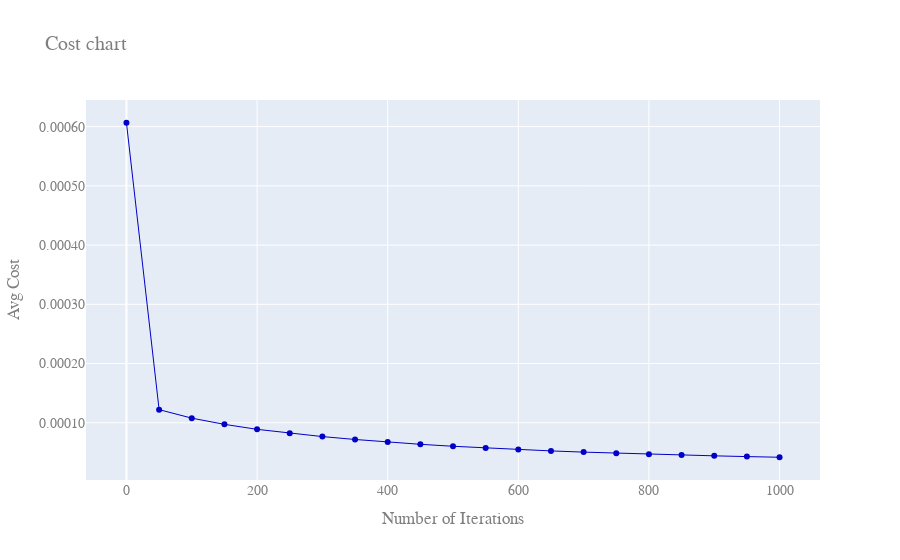

Write notebook code for a chart like this one.
### Code cell
f = create_figure()
plot_figure(f, np.mean(historic_cost,axis=0))

### Figure 1 — Plotly figure (JSON) as saved in the notebook; plotly's stock layout.template omitted (floating-point values rounded to 4 significant figures)
{"data": [{"line": {"color": "rgb(0, 0, 200)", "width": 1}, "mode": "lines+markers", "name": "AVG Train Cost", "textposition": "bottom center", "type": "scatter", "x": [0, 50, 100, 150, 200, 250, 300, 350, 400, 450, 500, 550, 600, 650, 700, 750, 800, 850, 900, 950, 1000], "y": [0.0006065, 0.0001222, 0.0001078, 9.735e-05, 8.893e-05, 8.223e-05, 7.668e-05, 7.182e-05, 6.749e-05, 6.368e-05, 6.032e-05, 5.738e-05, 5.478e-05, 5.25e-05, 5.046e-05, 4.865e-05, 4.702e-05, 4.554e-05, 4.419e-05, 4.295e-05, 4.181e-05]}], "layout": {"font": {"color": "#7f7f7f", "family": "Courier New, monospace", "size": 14}, "title": {"text": "Cost chart"}, "xaxis": {"title": {"text": "Number of Iterations"}}, "yaxis": {"tickformat": ".5f", "title": {"text": "Avg Cost"}}}}
